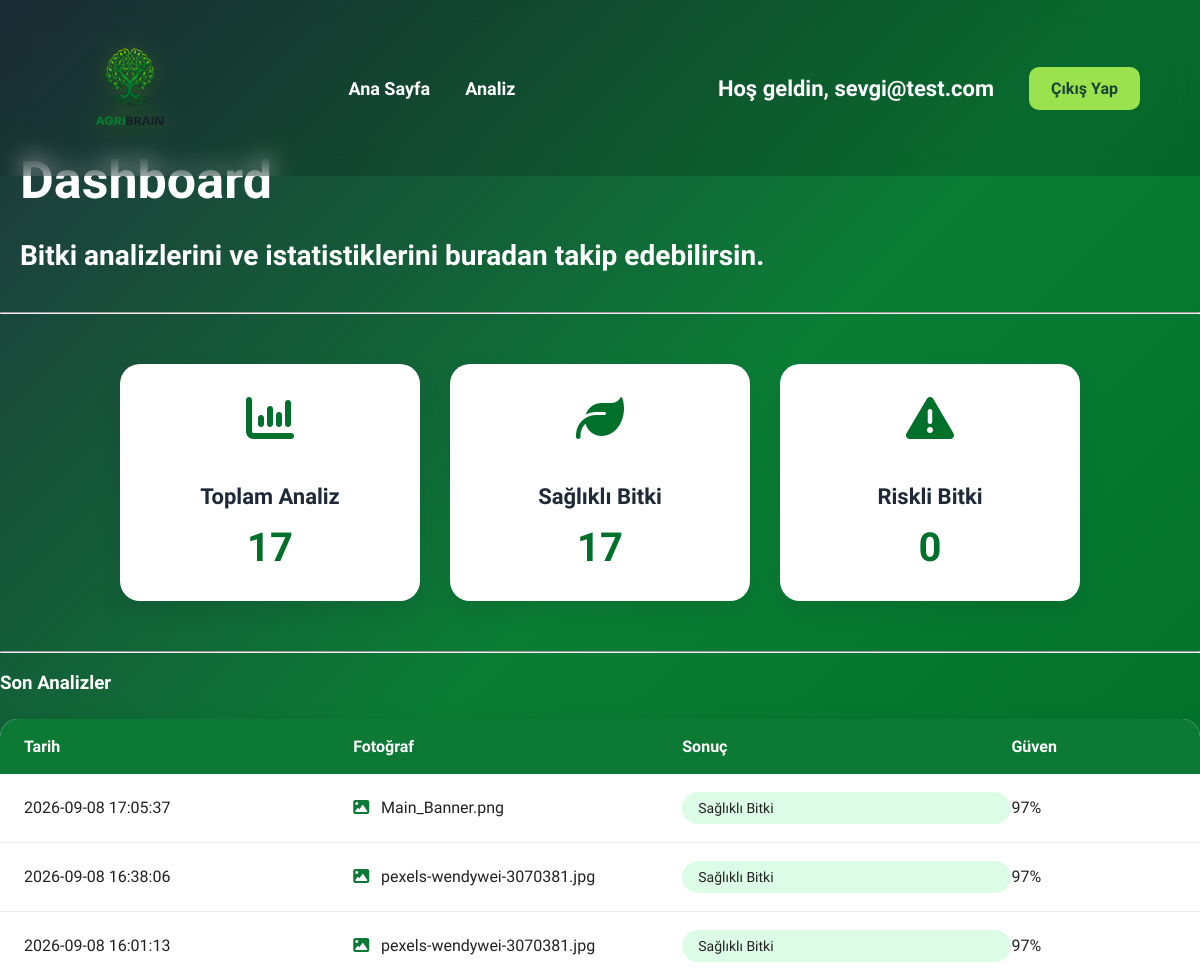
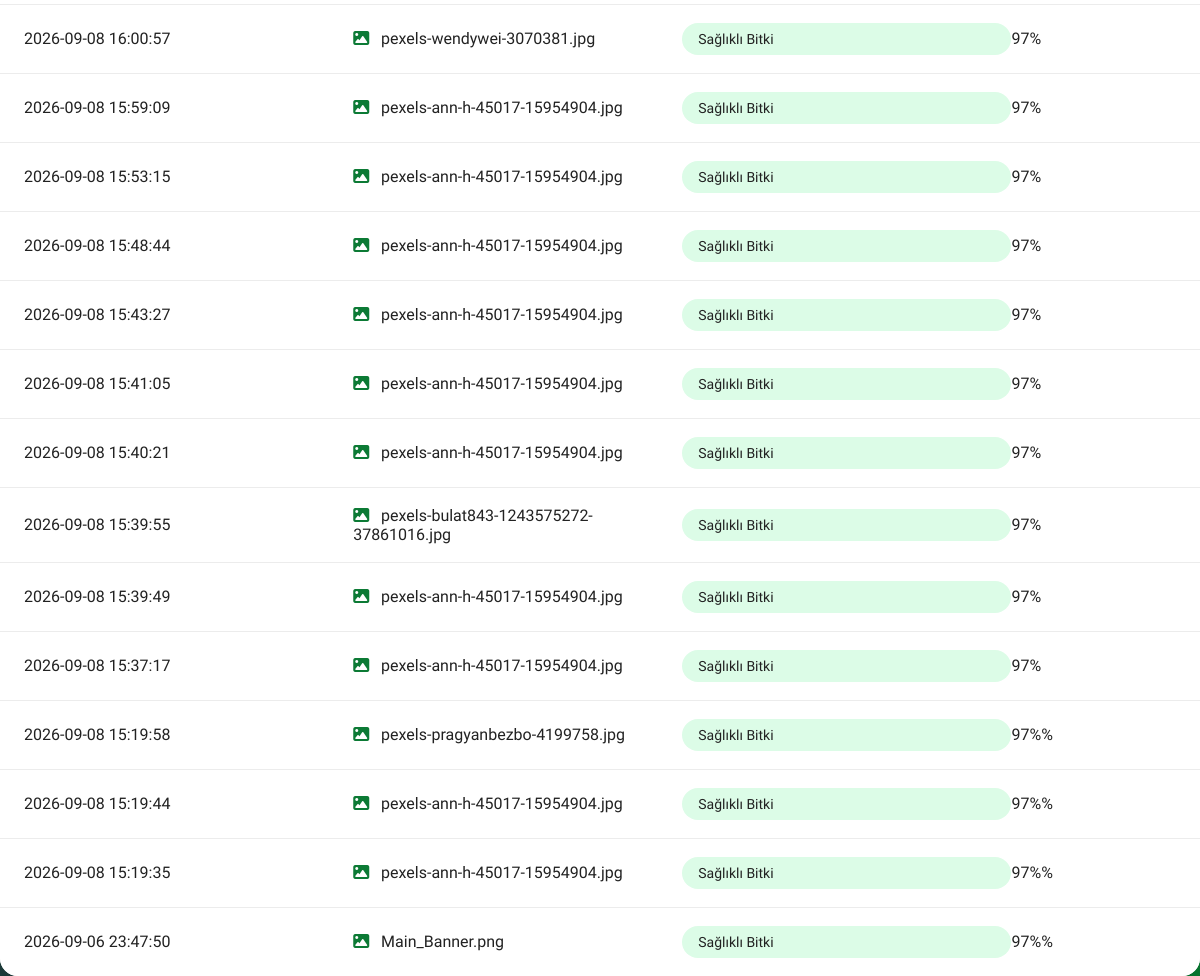
The app's page /dashboard (signed in) with its own data (2 pictures, top to bottom).
### tables this page shows
CREATE TABLE analyses (
        id INTEGER PRIMARY KEY AUTOINCREMENT,
        user_email TEXT NOT NULL,
        image_name TEXT NOT NULL,
        result TEXT NOT NULL,
        confidence TEXT NOT NULL,
        created_at TIMESTAMP DEFAULT CURRENT_TIMESTAMP
    );

### backend/routes.py (the view)
@main.route("/dashboard")
def dashboard():
    if "user" not in session:
        return redirect(url_for("main.login"))
    analyses = get_user_analyses(session["user"])
    return render_template(
        "dashboard.html",
        user=session["user"],
        analyses=analyses
    )

### backend/database.py (called while the page is built)
def get_connection():
    conn = sqlite3.connect(DATABASE)
    conn.row_factory = sqlite3.Row
    return conn

def get_user_analyses(user_email):
    conn = get_connection()
    cursor = conn.cursor()
    cursor.execute("""
        SELECT *
        FROM analyses
        WHERE user_email = ?
        ORDER BY created_at DESC
    """, (user_email,))
    analyses = cursor.fetchall()
    conn.close()
    return analyses

### website/templates/dashboard.html (shortened to what this page needs)
<!DOCTYPE html>
<html lang="tr">
<head>
    <link rel="stylesheet" href="{{ url_for('static', filename='css/style.css') }}">
    <link rel="stylesheet"
          href="https://cdnjs.cloudflare.com/ajax/libs/font-awesome/6.7.2/css/all.min.css">
</head>
<body>
<nav class="navbar">
<div class="logo">
    <a href="/">
        <img src="{{ url_for('static', filename='logo.svg') }}" alt="AgriBrain Logo">
    </a>
</div>
    <ul class="menu">
        <li><a href="/">Ana Sayfa</a></li>
        <li><a href="/#analysis">Analiz</a></li>
    </ul>
    <div class="nav-right">
        <p class="user-info">
            Hoş geldin, {{ user }}
        </p>
        <a href="/logout" class="login-btn">
            Çıkış Yap
        </a>
    </div>
</nav>
<div class="dashboard-header">
    <h1>Dashboard</h1>
    <p>
    Bitki analizlerini ve istatistiklerini buradan takip edebilirsin.
</p>
</div>
    <hr>
<div class="dashboard-stats">
    <div class="stat-card">
        <i class="fa-solid fa-chart-column"></i>
        <h3>Toplam Analiz</h3>
        <span>{{ analyses|length }}</span>
    </div>
    <div class="stat-card">
        <i class="fa-solid fa-leaf"></i>
        <h3>Sağlıklı Bitki</h3>
        <span>
{{ analyses|selectattr("result","equalto","Sağlıklı Bitki")|list|length }}
</span>
    </div>
    <div class="stat-card">
        <i class="fa-solid fa-triangle-exclamation"></i>
        <h3>Riskli Bitki</h3>
        <span>{{ analyses|selectattr("result","equalto","Riskli Bitki")|list|length }}</span>
    </div>
</div>
    <hr>
    <h3>Son Analizler</h3>
    {% if analyses %}
<div class="analysis-table">
    <div class="table-header">
        <span>Tarih</span>
        <span>Fotoğraf</span>
        <span>Sonuç</span>
        <span>Güven</span>
    </div>
    {% for analysis in analyses %}
    <div class="table-row">
    <span>{{ analysis.created_at }}</span>
<span>
    <i class="fa-solid fa-image"></i>
    {{ analysis.image_name }}
</span>
<span class="status-badge {% if analysis.result == 'Sağlıklı Bitki' %}success{% else %}danger{% endif %}">
    {{ analysis.result }}
</span>
<span>
    {{ analysis.confidence }}%
</span>
    </div>
    {% endfor %}
</div>
{% else %}
<p>Henüz analiz bulunmuyor.</p>
{% endif %}
</body>
</html>

### records on screen
analyses: created_at "2026-09-08 17:05:37", image_name "Main_Banner.png", result "Sağlıklı Bitki", confidence "97"
analyses: created_at "2026-09-08 16:38:06", image_name "pexels-wendywei-3070381.jpg", result "Sağlıklı Bitki", confidence "97"
analyses: created_at "2026-09-08 16:01:13", image_name "pexels-wendywei-3070381.jpg", result "Sağlıklı Bitki", confidence "97"
analyses: created_at "2026-09-08 16:00:57", image_name "pexels-wendywei-3070381.jpg", result "Sağlıklı Bitki", confidence "97"
analyses: created_at "2026-09-08 15:59:09", image_name "pexels-ann-h-45017-15954904.jpg", result "Sağlıklı Bitki", confidence "97"
analyses: created_at "2026-09-08 15:53:15", image_name "pexels-ann-h-45017-15954904.jpg", result "Sağlıklı Bitki", confidence "97"
analyses: created_at "2026-09-08 15:48:44", image_name "pexels-ann-h-45017-15954904.jpg", result "Sağlıklı Bitki", confidence "97"
analyses: created_at "2026-09-08 15:43:27", image_name "pexels-ann-h-45017-15954904.jpg", result "Sağlıklı Bitki", confidence "97"
analyses: created_at "2026-09-08 15:41:05", image_name "pexels-ann-h-45017-15954904.jpg", result "Sağlıklı Bitki", confidence "97"
analyses: created_at "2026-09-08 15:40:21", image_name "pexels-ann-h-45017-15954904.jpg", result "Sağlıklı Bitki", confidence "97"
analyses: created_at "2026-09-08 15:39:55", image_name "pexels-bulat843-1243575272-37861016.jpg", result "Sağlıklı Bitki", confidence "97"
analyses: created_at "2026-09-08 15:39:49", image_name "pexels-ann-h-45017-15954904.jpg", result "Sağlıklı Bitki", confidence "97"
analyses: created_at "2026-09-08 15:37:17", image_name "pexels-ann-h-45017-15954904.jpg", result "Sağlıklı Bitki", confidence "97"
analyses: created_at "2026-09-08 15:19:58", image_name "pexels-pragyanbezbo-4199758.jpg", result "Sağlıklı Bitki", confidence "97%"
analyses: created_at "2026-09-08 15:19:44", image_name "pexels-ann-h-45017-15954904.jpg", result "Sağlıklı Bitki", confidence "97%"
analyses: created_at "2026-09-08 15:19:35", image_name "pexels-ann-h-45017-15954904.jpg", result "Sağlıklı Bitki", confidence "97%"
analyses: created_at "2026-09-06 23:47:50", image_name "Main_Banner.png", result "Sağlıklı Bitki", confidence "97%"

### other values on screen
{{ user }} "sevgi@test.com"
{{ analyses|length }} "17"
{{ analyses|selectattr("result","equalto","Sağlıklı Bitki")|list|length }} "17"
{{ analyses|selectattr("result","equalto","Riskli Bitki")|list|length }} "0"
